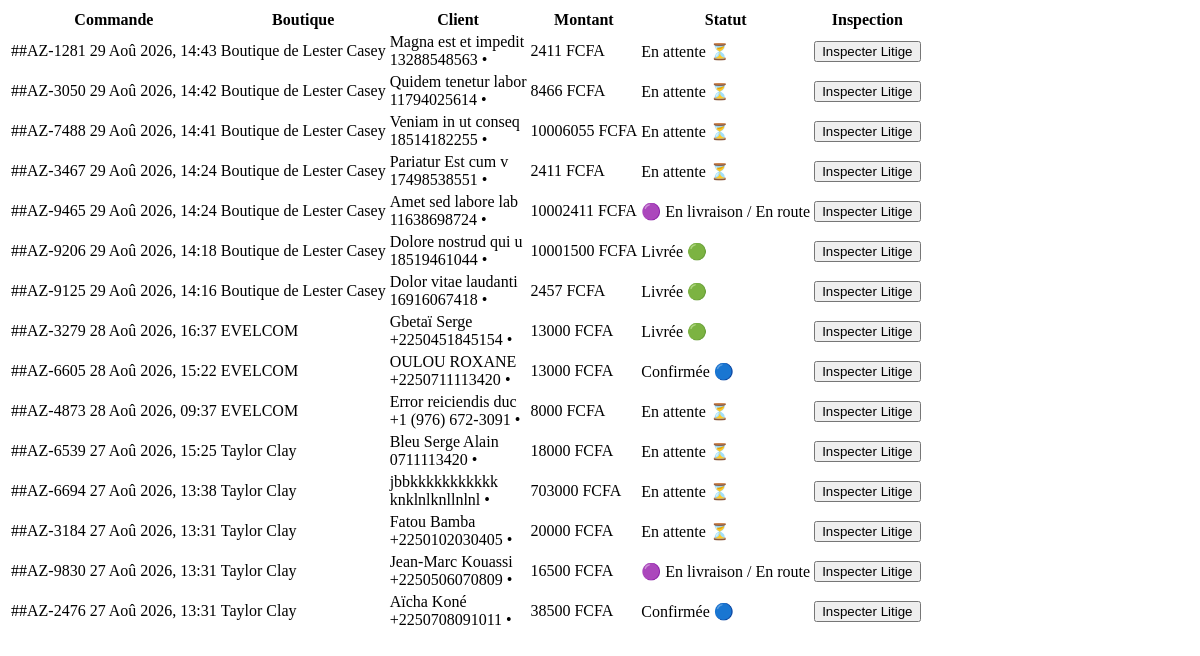
Before: /super-admin/orders/ (signed in) with the older database file.
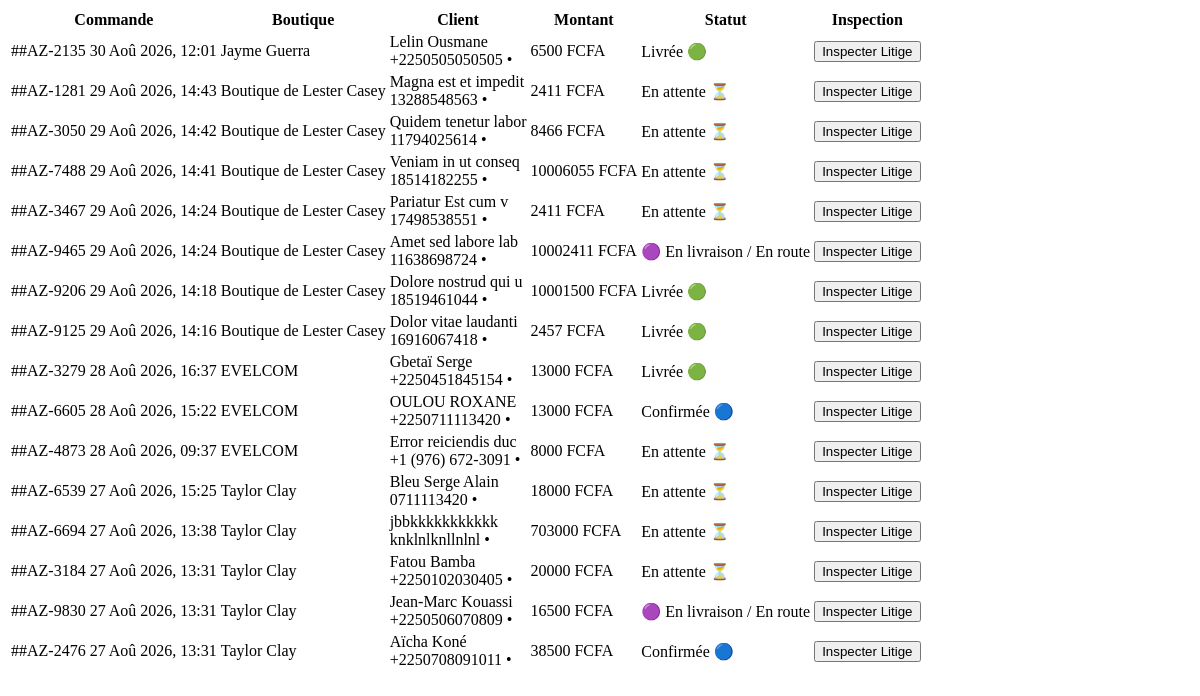
After: the same page with the newer database file.
### apps/shop/models.py (models this page shows, shortened)
class Order(models.Model):
    STATUS_CHOICES = [
        ('pending', '🟡 Reçue (En attente)'),
        ('confirmed', '🔵 Confirmée'),
        ('shipped', '🟣 En livraison / En route'),
        ('delivered', '🟢 Livrée'),
        ('cancelled', '🔴 Annulée'),
    ]
    PAYMENT_CHOICES = [
        ('livraison', 'Paiement à la livraison (Cash)'),
        ('wave', 'Wave'),
        ('orange_money', 'Orange Money'),
        ('mtn', 'MTN Mobile Money'),
        ('moov', 'Moov Money'),
    ]
    uuid = models.UUIDField(default=uuid.uuid4, editable=False, unique=True)
    order_number = models.CharField(max_length=30, unique=True, editable=False, verbose_name=_("Numéro de commande"))
    shop = models.ForeignKey(Shop, on_delete=models.CASCADE, related_name='orders', verbose_name=_("Boutique"))
    customer_name = models.CharField(max_length=120, verbose_name=_("Nom du client"))
    customer_phone = models.CharField(max_length=30, verbose_name=_("Téléphone WhatsApp"))
    customer_city = models.CharField(max_length=80, verbose_name=_("Commune / Ville"))
    customer_address = models.CharField(max_length=255, verbose_name=_("Précision adresse / Carrefour / Repère"))
    notes = models.TextField(blank=True, verbose_name=_("Instructions spéciales"))
    subtotal = models.DecimalField(max_digits=12, decimal_places=2, default=0.00, verbose_name=_("Sous-total (FCFA)"))
    delivery_fee = models.DecimalField(max_digits=10, decimal_places=2, default=0.00, verbose_name=_("Frais de livraison (FCFA)"))
    total_amount = models.DecimalField(max_digits=12, decimal_places=2, default=0.00, verbose_name=_("Total TTC (FCFA)"))
    status = models.CharField(max_length=20, choices=STATUS_CHOICES, default='pending', verbose_name=_("Statut"))
    payment_method = models.CharField(max_length=30, choices=PAYMENT_CHOICES, default='livraison', verbose_name=_("Mode de paiement"))
    created_at = models.DateTimeField(auto_now_add=True, verbose_name=_("Date de commande"))
    updated_at = models.DateTimeField(auto_now=True, verbose_name=_("Dernière mise à jour"))
    class Meta:
        verbose_name = _("Commande")
        verbose_name_plural = _("Commandes")
        ordering = ['-created_at']

class Shop(models.Model):
    uuid = models.UUIDField(default=uuid.uuid4, editable=False, unique=True)
    slug = models.SlugField(max_length=150, unique=True, blank=True)
    owner = models.ForeignKey(settings.AUTH_USER_MODEL, on_delete=models.CASCADE, related_name='shops', verbose_name=_("Propriétaire"))
    name = models.CharField(max_length=120, verbose_name=_("Nom de la boutique"))
    category = models.CharField(max_length=80, default="Mode & Habillement", verbose_name=_("Catégorie"))
    description = models.TextField(blank=True, verbose_name=_("Description"))
    phone = models.CharField(max_length=25, blank=True, verbose_name=_("Numéro WhatsApp pour commandes"), help_text=_("Ex: +225 0700000000"))
    city = models.CharField(max_length=80, default="Abidjan", verbose_name=_("Ville / Commune"))
    is_active = models.BooleanField(default=True, verbose_name=_("Boutique active"))
    created_at = models.DateTimeField(auto_now_add=True, verbose_name=_("Date de création"))
    class Meta:
        verbose_name = _("Boutique")
        verbose_name_plural = _("Boutiques")
        ordering = ['-created_at']

### apps/core/super_admin_views.py (the view, shortened to what this page needs)
# urls.py: path('orders/', super_admin_orders_partial, name='orders_partial'),
@login_required
@user_passes_test(staff_required, login_url='accounts:login')
def super_admin_orders_partial(request):
    q = request.GET.get('q', '').strip()
    status_filter = request.GET.get('status', '').strip()
    orders = Order.objects.select_related('shop').all()
    if status_filter:
        orders = orders.filter(status=status_filter)
    return render(request, 'core/super_admin/partials/order_table.html', {'orders': orders[:50]})

### apps/core/super_admin_views.py (called while the page is built)
def staff_required(user):
    return user.is_authenticated and (user.is_staff or user.is_superuser)

### templates/core/super_admin/partials/order_table.html
<div class="overflow-x-auto">
    <table class="w-full text-left border-collapse text-xs sm:text-sm">
        <thead>
            <tr class="border-b border-slate-200 dark:border-slate-800 text-slate-400 font-bold uppercase tracking-wider text-[10px]">
                <th class="py-3 px-4">Commande</th>
                <th class="py-3 px-4">Boutique</th>
                <th class="py-3 px-4">Client</th>
                <th class="py-3 px-4">Montant</th>
                <th class="py-3 px-4">Statut</th>
                <th class="py-3 px-4 text-right">Inspection</th>
            </tr>
        </thead>
        <tbody class="divide-y divide-slate-100 dark:divide-slate-800">
            {% for o in orders %}
            <tr class="hover:bg-slate-50/50 dark:hover:bg-slate-800/40 transition-colors">
                <td class="py-3.5 px-4 font-bold text-slate-900 dark:text-white">
                    #{{ o.order_number }}
                    <span class="block text-[10px] text-slate-400 font-normal">{{ o.created_at|date:"d M Y, H:i" }}</span>
                </td>
                <td class="py-3.5 px-4 font-semibold text-brand-600 dark:text-brand-400">
                    {{ o.shop.name }}
                </td>
                <td class="py-3.5 px-4">
                    <div class="font-bold text-slate-900 dark:text-white text-xs">{{ o.customer_name }}</div>
                    <div class="text-[10px] text-slate-400">{{ o.customer_phone }} • {{ o.delivery_city }}</div>
                </td>
                <td class="py-3.5 px-4 font-extrabold text-slate-900 dark:text-white">
                    {{ o.total_amount|floatformat:0 }} FCFA
                </td>
                <td class="py-3.5 px-4">
                    {% if o.status == 'delivered' %}
                    <span class="px-2.5 py-1 rounded-full bg-emerald-100 text-emerald-800 dark:bg-emerald-950/50 dark:text-emerald-300 text-[10px] font-extrabold">
                        Livrée 🟢
                    </span>
                    {% elif o.status == 'pending' %}
                    <span class="px-2.5 py-1 rounded-full bg-amber-100 text-amber-800 dark:bg-amber-950/50 dark:text-amber-300 text-[10px] font-extrabold">
                        En attente ⏳
                    </span>
                    {% elif o.status == 'confirmed' %}
                    <span class="px-2.5 py-1 rounded-full bg-blue-100 text-blue-800 dark:bg-blue-950/50 dark:text-blue-300 text-[10px] font-extrabold">
                        Confirmée 🔵
                    </span>
                    {% else %}
                    <span class="px-2.5 py-1 rounded-full bg-slate-100 text-slate-800 dark:bg-slate-800 dark:text-slate-300 text-[10px] font-extrabold">
                        {{ o.get_status_display|default:o.status }}
                    </span>
                    {% endif %}
                </td>
                <td class="py-3.5 px-4 text-right">
                    <button onclick="alert('Commande #{{ o.order_number }}\nClient: {{ o.customer_name }}\nTél: {{ o.customer_phone }}\nAdresse: {{ o.delivery_address }}\nMontant: {{ o.total_amount }} FCFA')"
                            class="px-3 py-1.5 rounded-xl bg-slate-100 dark:bg-slate-800 text-slate-700 dark:text-slate-300 hover:bg-slate-200 font-bold text-[10px] transition-all active:scale-95">
                        Inspecter Litige
                    </button>
                </td>
            </tr>
            {% empty %}
            <tr>
                <td colspan="6" class="py-8 text-center text-slate-400 text-xs">Aucune commande enregistrée.</td>
            </tr>
            {% endfor %}
        </tbody>
    </table>
</div>

Changed rows visible on the page:
added Order: order_number "#AZ-2135", created_at "30 Aoû 2026, 12:01", shop.name "Jayme Guerra", customer_name "Lelin Ousmane", customer_phone "+2250505050505", total_amount "6500", status "Livrée 🟢"
